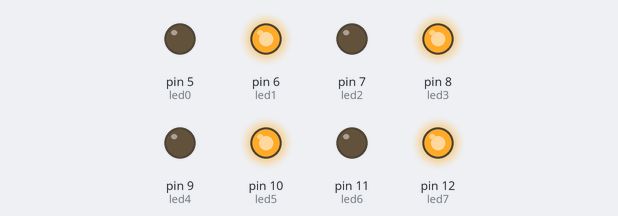
This sketch was run on a simulated Arduino Uno, built with avr-gcc and run on an emulated ATmega328P. Shown: output pins drawn as LEDs (lit = HIGH).

Above: at 0.2 s.
At 1.7 s:
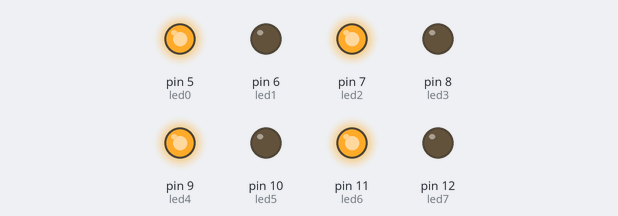
Timing chart, 0 to 3.0 s (numbered marks = the images above):
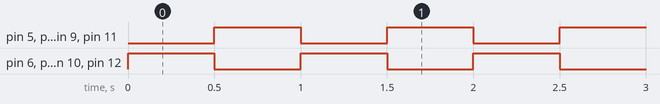

Measured:
- by itself, pin 5 (led0), pin 6 (led1), pin 7 (led2), pin 8 (led3), pin 9 (led4), pin 10 (led5), pin 11 (led6), pin 12 (led7): alternates HIGH for 0.50 s and LOW for 0.50 s

The sketch:

001.2_Array8leds.ino
```cpp
/****************************************************************
**                                                             **
**                       Array de 8 leds                       **
**                                                             **
**  NOM: Ferran Rovira Francàs                DATA: 19/02/2018 **
****************************************************************/
//************************ INCLUDE ******************************


//*********************** VARIABLES *****************************
const int led0 = 5;          // donar nom al pin 5 de l’Arduino
const int led1 = 6;          // donar nom al pin 6 de l’Arduino
const int led2 = 7;          // donar nom al pin 7 de l’Arduino
const int led3 = 8;          // donar nom al pin 8 de l’Arduino
const int led4 = 9;          // donar nom al pin 9 de l’Arduino
const int led5 = 10;         // donar nom al pin 10 de l’Arduino
const int led6 = 11;         // donar nom al pin 11 de l’Arduino
const int led7 = 12;         // donar nom al pin 12 de l’Arduino

//************************* SETUP *******************************

void setup()
{
  pinMode(led0,OUTPUT);       //Definir diferents leds com a sortides
  pinMode(led1,OUTPUT);
  pinMode(led2,OUTPUT);
  pinMode(led3,OUTPUT);
  pinMode(led4,OUTPUT);
  pinMode(led5,OUTPUT);
  pinMode(led6,OUTPUT);
  pinMode(led7,OUTPUT);
}


//************************* LOOP *******************************

void loop()
{
     digitalWrite(led0, LOW);    // posar a 5V el pin 5
   digitalWrite(led1, HIGH);     // posar a 0V el pin 6
   digitalWrite(led2, LOW);    // posar a 5V el pin 7
   digitalWrite(led3, HIGH);     // posar a 0V el pin 8
   digitalWrite(led4, LOW);    // posar a 5V el pin 9
   digitalWrite(led5, HIGH);     // posar a 0V el pin 10
   digitalWrite(led6, LOW);    // posar a 5V el pin 11
   digitalWrite(led7, HIGH);     // posar a 0V el pin 12


  delay(500);                  // es queden leds 500ms encesos

   digitalWrite(led0, HIGH);    // posar a 5V el pin 5
  digitalWrite(led1, LOW);     // posar a 0V el pin 6
  digitalWrite(led2, HIGH);    // posar a 5V el pin 7
  digitalWrite(led3, LOW);     // posar a 0V el pin 8
  digitalWrite(led4, HIGH);    // posar a 5V el pin 9
  digitalWrite(led5, LOW);     // posar a 0V el pin 10
  digitalWrite(led6, HIGH);    // posar a 5V el pin 11
  digitalWrite(led7, LOW);     // posar a 0V el pin 12


  delay(500);                  // es queden leds 500ms apagats

}


//*********************** FUNCIONS ******************************
```
